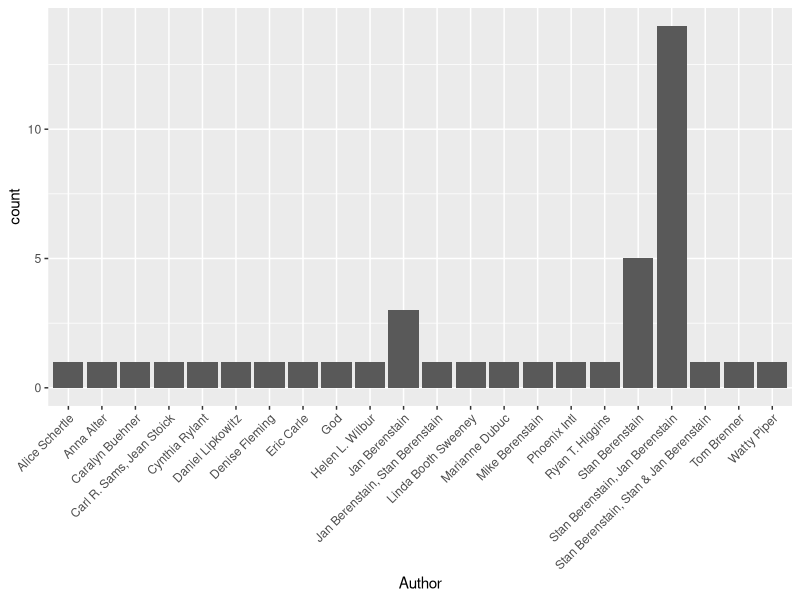
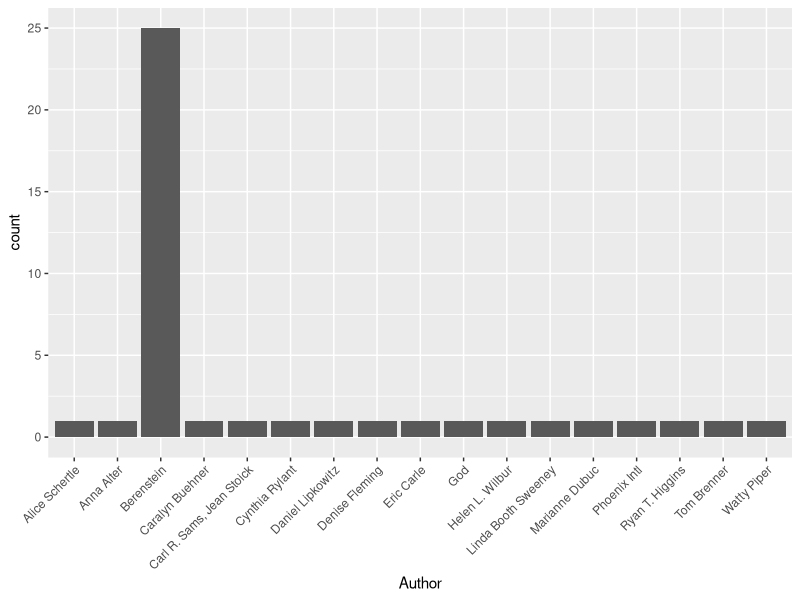
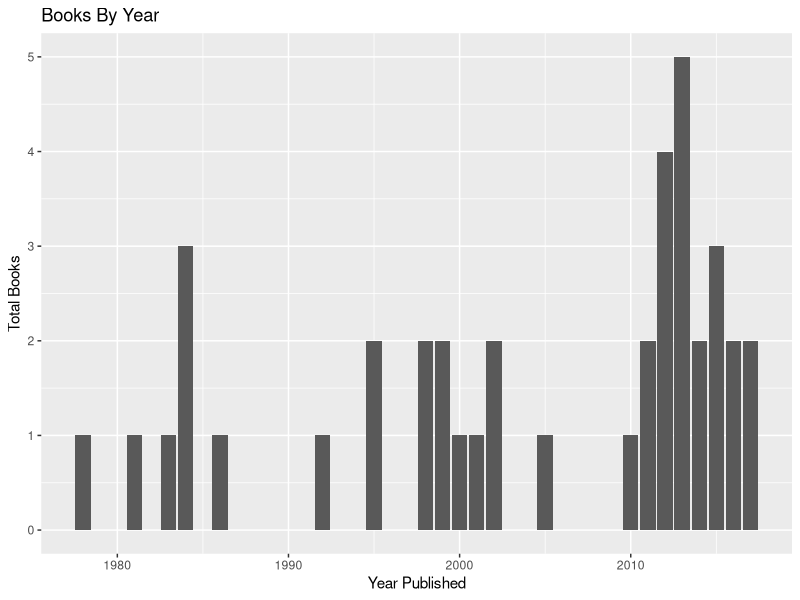
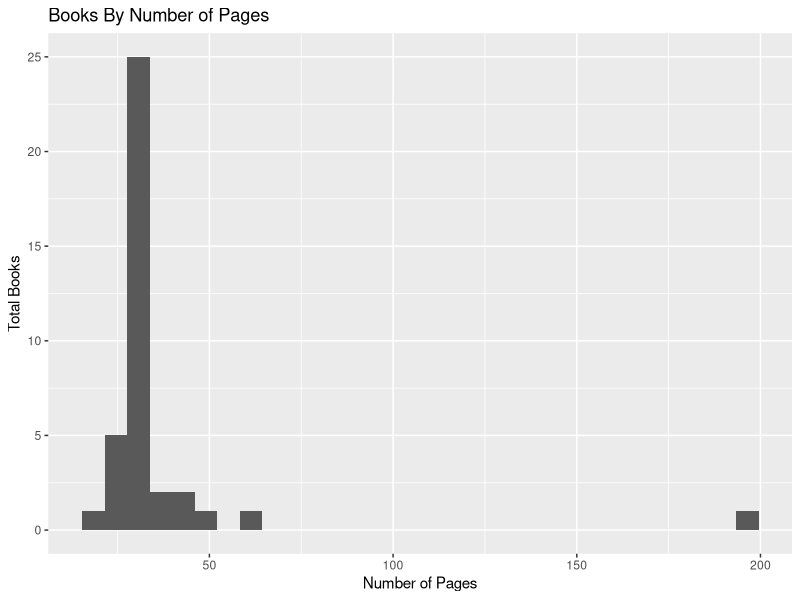
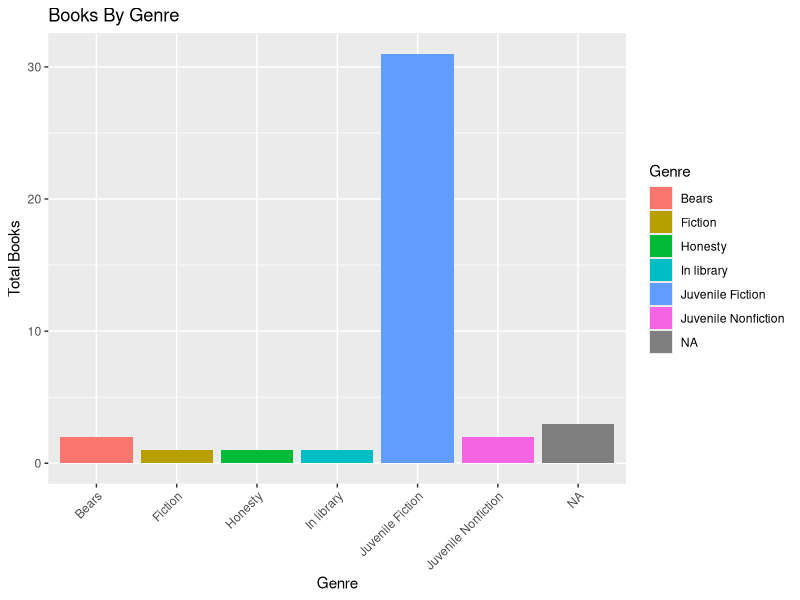

Source code (R) for these figures, in order: (Note: this script raises an error after producing the figures.)
## ---- chunk 1
options(width = 150)
options(stringsAsFactors = FALSE)
## ---- chunk 2
library(tidyverse)
library(tidytext)
## ---- chunk 3
booksread = read_csv("books.csv")
booksread = booksread %>% 
  select_if(function(x) any(!is.na(x)))
summary(booksread)
## ---- chunk 4
books = booksread %>%
  select(Title, Author, Publisher, `Date Published`, `Year Published`,
         Genre, Summary, `Number of Pages`, `Date Added`, `Google VolumeID`) 
## ---- chunk 5
ggplot(data = books, aes(Author)) +
  geom_bar() +
  theme(axis.text.x = element_text(angle = 45, hjust = 1))
## ---- chunk 6
books = books %>%
  mutate(Author = ifelse(grepl("Bere", Author)==TRUE, "Berenstein", Author))

ggplot(data = books, aes(Author)) +
  geom_bar() +
  theme(axis.text.x = element_text(angle = 45, hjust = 1))
## ---- chunk 7
books %>%
  filter(Author=="God")
## ---- chunk 8
ggplot(data = books, aes(`Year Published`)) +
  geom_bar() +
  ggtitle("Books By Year") + ylab("Total Books")

ggplot(data = books, aes(`Number of Pages`)) +
  geom_histogram() +
  ggtitle("Books By Number of Pages") + ylab("Total Books")

ggplot(data = books, aes(Genre, fill = Genre)) +
  geom_bar() +
  ggtitle("Books By Genre") + ylab("Total Books")  +
  theme(axis.text.x = element_text(angle = 45, hjust = 1))
## ---- chunk 9
books %>%
  filter(is.na(Genre))
## ---- chunk 10
books %>%
  filter(Title=="Mama Cat Has Three Kittens") %>%
  select(Summary)
## ---- chunk 11
text_df = data_frame(line = 1:length(books$Summary), text = as.character(books$Summary), book = books$Title, Genre = books$Genre, Author = books$Author)

textcleaned = text_df %>%
  unnest_tokens(word, text)

cleanedarticle = anti_join(textcleaned,stop_words, by = "word")

nrc = get_sentiments("nrc")

tweetsentimentnrc = cleanedarticle %>%
  inner_join(nrc, by = "word")

tweetsentimentnrc = tweetsentimentnrc %>%
  mutate(sent = ifelse(sentiment=="joy"|sentiment=="positive"|sentiment=="suprise"|sentiment=="trust","Positive Words",
                       ifelse(sentiment=="disgust"|sentiment=="fear"|sentiment=="negative"|sentiment=="sadness","Negative Words","Neutral Words"))) %>%
  mutate(sent = as.factor(sent))

tweetsentimentnrc
## ---- chunk 12
ggplot(data = tweetsentimentnrc, aes(sent, color = sentiment, fill = sentiment)) +
  geom_bar() +
  ggtitle("Type of Words my Children Listen in Books") + xlab("Sentiment") + ylab("Total Count")
## ---- chunk 13
ggplot(data = tweetsentimentnrc, aes(sent, color = sentiment, fill = sentiment)) +
  geom_bar() +
  facet_wrap("Author", scales = "free_y") +
  ggtitle("Type of Words my Children Listen in Books") + xlab("Sentiment") + ylab("Total Count")  +
  theme(axis.text.x = element_text(angle = 45, hjust = 1))
## ---- chunk 14
ggplot(data = tweetsentimentnrc, aes(sent, fill = sent)) +
  geom_bar() +
  facet_wrap("Genre", scales = "free_y")
